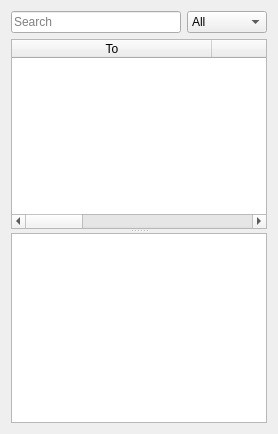
      <widget class="QWidget" name="draft">
       <attribute name="icon">
        <iconset resource="bitmessage_icons.qrc">
         <normaloff>:/newPrefix/images/inbox.png</normaloff>:/newPrefix/images/inbox.png</iconset>
       </attribute>
       <attribute name="title">
        <string>Draft</string>
       </attribute>
       <layout class="QVBoxLayout" name="verticalLayout_3">
       <item>
         <layout class="QHBoxLayout" name="horizontalLayoutSearchBox">
          <property name="topMargin">
           <number>0</number>
          </property>
          <item>
           <widget class="QLineEdit" name="draftSearchLineEdit">
            <property name="placeholderText">
             <string>Search</string>
            </property>
           </widget>
          </item>
          <item>
           <widget class="QComboBox" name="draftSearchOptionCB">
            <item>
             <property name="text">
              <string>All</string>
             </property>
            </item>
            <item>
             <property name="text">
              <string>To</string>
             </property>
            </item>
            <item>
             <property name="text">
              <string>From</string>
             </property>
            </item>
            <item>
             <property name="text">
              <string>Subject</string>
             </property>
            </item>
            <item>
             <property name="text">
              <string>Message</string>
             </property>
            </item>
           </widget>
          </item>
         </layout>
        </item>
        <item>
         <widget class="QSplitter" name="splitter">
          <property name="orientation">
           <enum>Qt::Vertical</enum>
          </property>
          <widget class="QTableWidget" name="tableWidgetDraft">
           <property name="editTriggers">
            <set>QAbstractItemView::NoEditTriggers</set>
           </property>
           <property name="alternatingRowColors">
            <bool>true</bool>
           </property>
           <property name="selectionMode">
            <enum>QAbstractItemView::ExtendedSelection</enum>
           </property>
           <property name="selectionBehavior">
            <enum>QAbstractItemView::SelectRows</enum>
           </property>
           <property name="sortingEnabled">
            <bool>true</bool>
           </property>
           <property name="wordWrap">
            <bool>false</bool>
           </property>
           <attribute name="horizontalHeaderCascadingSectionResizes">
            <bool>true</bool>
           </attribute>
           <attribute name="horizontalHeaderDefaultSectionSize">
            <number>200</number>
           </attribute>
           <attribute name="horizontalHeaderHighlightSections">
            <bool>false</bool>
           </attribute>
           <attribute name="horizontalHeaderMinimumSectionSize">
            <number>27</number>
           </attribute>
           <attribute name="horizontalHeaderShowSortIndicator" stdset="0">
            <bool>false</bool>
           </attribute>
           <attribute name="horizontalHeaderStretchLastSection">
            <bool>true</bool>
           </attribute>
           <attribute name="verticalHeaderVisible">
            <bool>false</bool>
           </attribute>
           <attribute name="verticalHeaderDefaultSectionSize">
            <number>26</number>
           </attribute>
           <column>
            <property name="text">
             <string>To</string>
            </property>
           </column>
           <column>
            <property name="text">
             <string>From</string>
            </property>
           </column>
           <column>
            <property name="text">
             <string>Subject</string>
            </property>
           </column>
           <column>
            <property name="text">
             <string>Last Modified</string>
            </property>
           </column>
          </widget>
          <widget class="QTextEdit" name="textEditDraftMessage">
           <property name="baseSize">
            <size>
             <width>0</width>
             <height>500</height>
            </size>
           </property>
           <property name="readOnly">
            <bool>true</bool>
           </property>
          </widget>
         </widget>
        </item>
       </layout>
      </widget>
